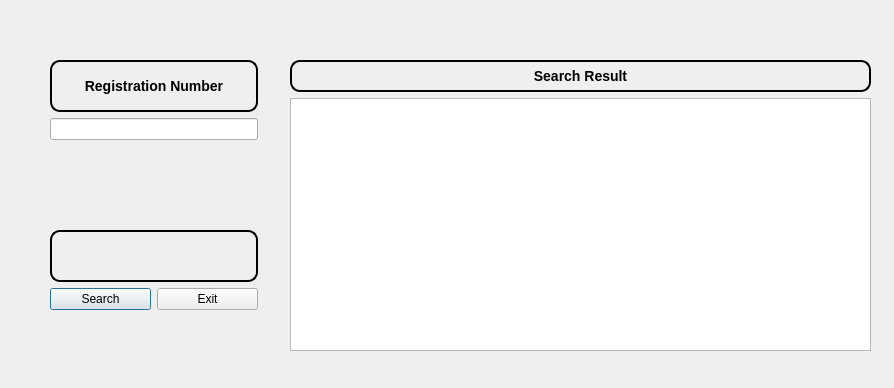
<?xml version="1.0" encoding="UTF-8"?>
<ui version="4.0">
 <class>carsearch</class>
 <widget class="QDialog" name="carsearch">
  <property name="geometry">
   <rect>
    <x>0</x>
    <y>0</y>
    <width>894</width>
    <height>388</height>
   </rect>
  </property>
  <property name="windowTitle">
   <string>Dialog</string>
  </property>
  <widget class="QWidget" name="verticalLayoutWidget">
   <property name="geometry">
    <rect>
     <x>50</x>
     <y>60</y>
     <width>208</width>
     <height>80</height>
    </rect>
   </property>
   <layout class="QVBoxLayout" name="verticalLayout">
    <item>
     <widget class="QLabel" name="label">
      <property name="styleSheet">
       <string notr="true">border-style: outset;
    border-width: 2px;
    border-radius: 10px;
    border-color: black;
    font: bold 14px;
    min-width: 10em;
    padding: 6px;</string>
      </property>
      <property name="text">
       <string>Registration Number</string>
      </property>
      <property name="alignment">
       <set>Qt::AlignCenter</set>
      </property>
     </widget>
    </item>
    <item>
     <widget class="QLineEdit" name="regnrtxt"/>
    </item>
   </layout>
  </widget>
  <widget class="QWidget" name="verticalLayoutWidget_2">
   <property name="geometry">
    <rect>
     <x>50</x>
     <y>230</y>
     <width>208</width>
     <height>80</height>
    </rect>
   </property>
   <layout class="QVBoxLayout" name="verticalLayout_2">
    <item>
     <widget class="QLabel" name="textmessage">
      <property name="styleSheet">
       <string notr="true">border-style: outset;
    border-width: 2px;
    border-radius: 10px;
    border-color: black;
    font: bold 14px;
    min-width: 10em;
    padding: 6px;</string>
      </property>
      <property name="text">
       <string/>
      </property>
      <property name="alignment">
       <set>Qt::AlignCenter</set>
      </property>
     </widget>
    </item>
    <item>
     <layout class="QHBoxLayout" name="horizontalLayout">
      <item>
       <widget class="QPushButton" name="searchbutton">
        <property name="text">
         <string>Search</string>
        </property>
       </widget>
      </item>
      <item>
       <widget class="QPushButton" name="exitbutton">
        <property name="text">
         <string>Exit</string>
        </property>
       </widget>
      </item>
     </layout>
    </item>
   </layout>
  </widget>
  <widget class="QWidget" name="verticalLayoutWidget_3">
   <property name="geometry">
    <rect>
     <x>290</x>
     <y>60</y>
     <width>581</width>
     <height>291</height>
    </rect>
   </property>
   <layout class="QVBoxLayout" name="verticalLayout_3">
    <item>
     <widget class="QLabel" name="label_2">
      <property name="styleSheet">
       <string notr="true">border-style: outset;
    border-width: 2px;
    border-radius: 10px;
    border-color: black;
    font: bold 14px;
    min-width: 10em;
    padding: 6px;</string>
      </property>
      <property name="text">
       <string>Search Result</string>
      </property>
      <property name="alignment">
       <set>Qt::AlignCenter</set>
      </property>
     </widget>
    </item>
    <item>
     <widget class="QTableView" name="tableView"/>
    </item>
   </layout>
  </widget>
 </widget>
 <resources/>
 <connections/>
</ui>
